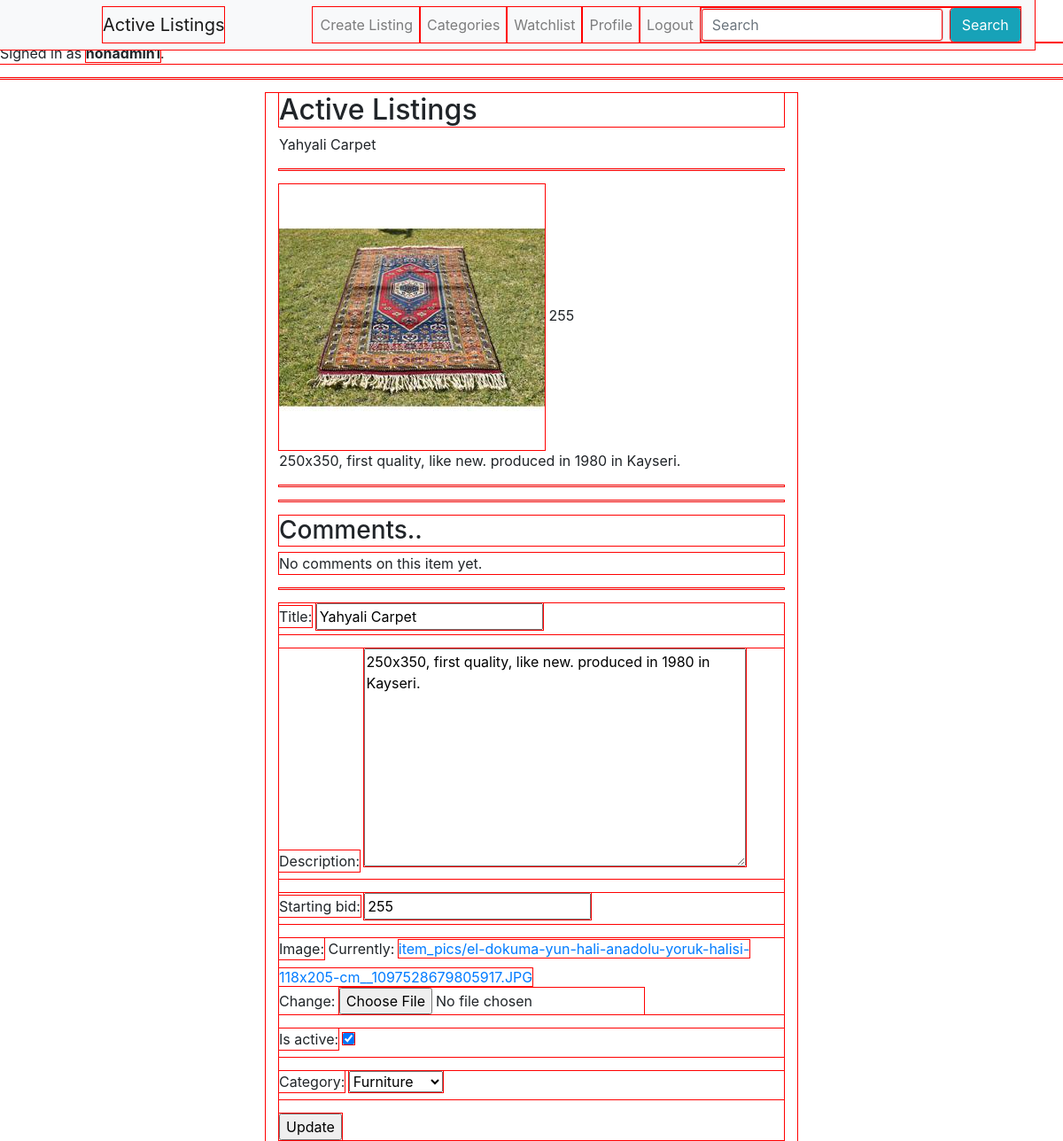
The page /3 (signed in, upper part) on the database as committed earlier.
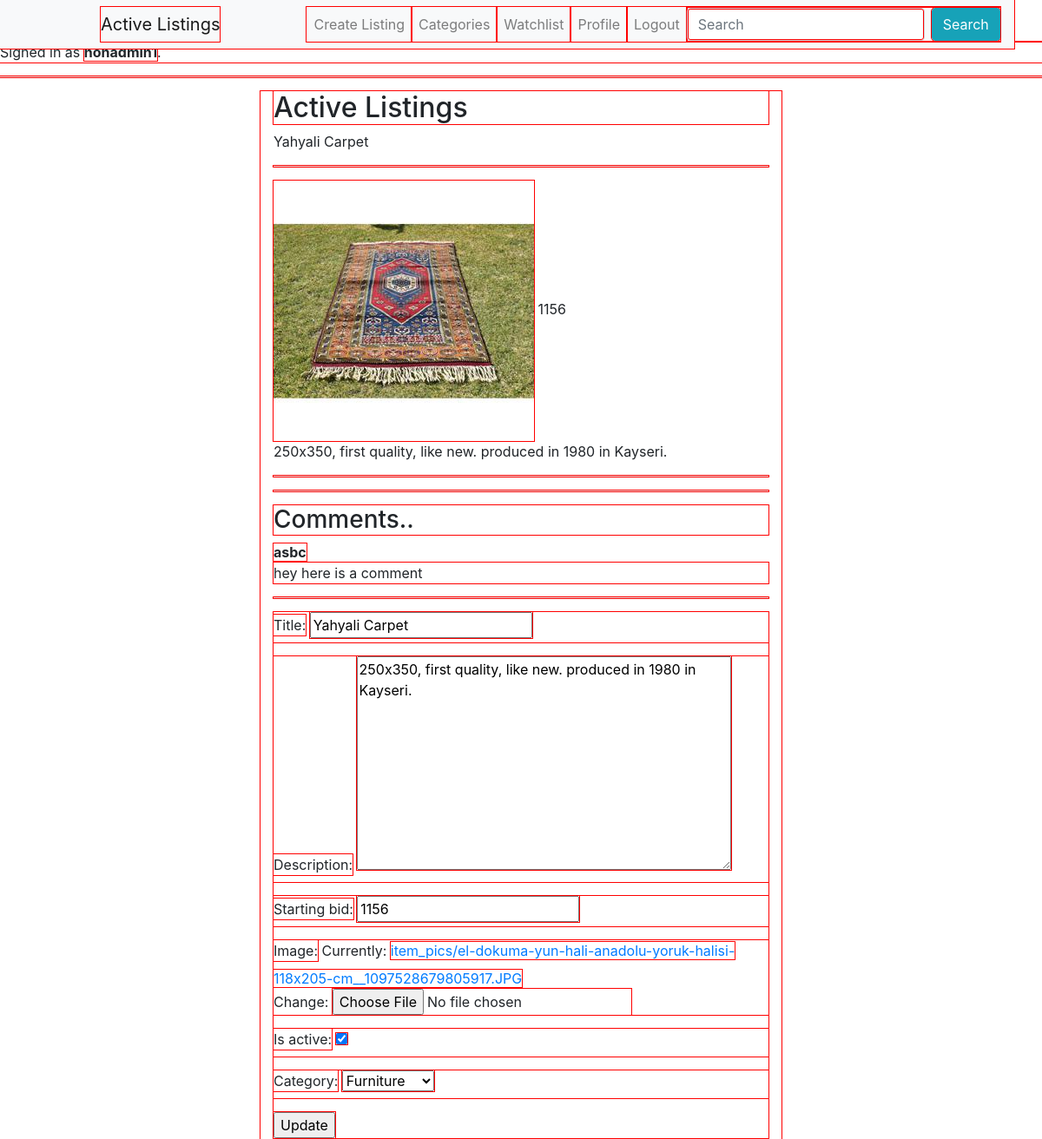
The same page on the database as committed later.
### auctions/models.py (models this page shows, shortened)
class User(AbstractUser):
    pass

class Item(models.Model):
    title = models.CharField(max_length=150)
    description = models.TextField()
    starting_bid = models.IntegerField()
    image = models.ImageField(default="item_pics/default.jpg", upload_to = 'item_pics')
    publisher = models.ForeignKey(User, on_delete = models.CASCADE)
    date_published = models.DateTimeField(default=now)
    is_active = models.BooleanField(default = True)
    category = models.ForeignKey('Category', null=True, blank=True, on_delete=models.CASCADE)

class CommentItem(models.Model):
    commentor = models.ForeignKey(User, blank=False, on_delete=models.CASCADE)
    comment = models.TextField()
    comment_date = models.DateTimeField(default=now)
    item = models.ForeignKey(Item, blank= False, on_delete=models.CASCADE, related_name="comments")
    class Meta:
        ordering = ['comment_date']

### auctions/views.py (the view)
# urls.py: path("<int:pk>", views.ItemDetail, name="item-detail"),
def ItemDetail(request, pk):
    added = False
    is_active = True
    item = Item.objects.get(id=pk)
    update_form = updateItemForm(instance=item)
    comment_form = commentForm(instance=item)
    bid_form = bidForm(instance=item)
    currentUser = WatchList.objects.filter(watching_item=item, watcher= request.user)
    if(currentUser):
        added= True
    context ={
    "added":added,
    "item":item,
    "update_form":update_form,
    "comment_form":comment_form,
    "bid_form":bid_form
    }
    return render(request, "auctions/items_detail.html", context)

### auctions/forms.py
class updateItemForm(forms.ModelForm):
    class Meta:
        model = Item
        fields ="__all__"
        exclude = ['date_published', "publisher"]

class commentForm(forms.ModelForm):
    class Meta:
        model = CommentItem
        fields = "__all__"
        exclude = ["item", "comment_date", "commentor"]

### auctions/models.py (called while the page is built)
    def __str__(self):
        full_path = [self.name]
        k = self.parent
        while k is not None:
            full_path.append(k.name)
            k = k.parent
        return ' -> '.join(full_path[::-1])

### auctions/templates/auctions/items_detail.html (shortened to what this page needs)
{% extends "auctions/layout.html" %}
{% block body %}
    <h2>Active Listings</h2>
    {% if item.is_active %}
    {{ item.title }}
    <hr>
    <img src="{{ item.image.url}}" alt="">
    {{item.starting_bid}}
    <br>
    {{item.description}} <br>
    <hr>
    <hr>
    <h3> Comments.. </h3>
    {% if not item.comments.all %}
        <p>No comments on this item yet.</p>
    {% else %}
    {% for comment in item.comments.all %}
        <strong>
            {{ comment.commentor }}
        </strong>
        <p>
            {{ comment.comment }}
        </p>
    {% endfor %}
    {% endif %}
    <hr>
    {% if user.username %}
    {%  if item.publisher == user %}
    <form method="POST" action="{% url 'update-item' item.id%}" enctype="multipart/form-data">
        {{update_form.as_p}}
        <input type="submit" value="Update" >
    </form>
    {% endif %}
    {% endif %}
    {% else %}
    <p>
        Item is not active!
    </p>
    {% endif %}
{% endblock %}

### auctions/templates/auctions/layout.html (shortened to what this page needs)
{% load static %}
<!DOCTYPE html>
<html lang="en">
    <head>
        <link rel="stylesheet" href="https://stackpath.bootstrapcdn.com/bootstrap/4.4.1/css/bootstrap.min.css">
        <link href="{% static 'auctions/style.css' %}" rel="stylesheet">
    </head>
    <body>
        <h1 class="title">Auctions</h1>
        <div class="isSigned">
            {% if user.is_authenticated %}
                Signed in as <strong>{{ user.username }}</strong>.
            {% else %}
                Not signed in.
            {% endif %}
        </div>
        {% include "auctions/snippet_navbar.html" %}
        <hr>
      <div class="container">
        {% block body %}
        {% endblock %}
      </div>
    </body>
</html>

### auctions/templates/auctions/snippet_navbar.html (shortened to what this page needs)
{% load i18n %}
<nav class="navbar navbar-expand-lg navbar-light bg-light">
    <a class="navbar-brand" href="{% url 'item-list' %}">Active Listings</a>
    <div class="collapse navbar-collapse" id="navbarSupportedContent">
      <ul class="navbar-nav mr-auto">
        <li class="nav-item">
          <a class="nav-link" href="{% url 'create' %}">Create Listing</a>
        </li>
        <li class="nav-item dropdown">
          <a class="nav-link" href="{% url 'list-categories' %}" id="navbarDropdown" role="button" data-toggle="dropdown" aria-haspopup="true" aria-expanded="false">
            Categories
          </a>
        </li>
        <li>
          <a href="{% url 'show-watchlist' %}" class="nav-link">Watchlist</a>
        </li>
        {% if user.is_authenticated %}
        <li>
          <a class="nav-link" href="{% url 'profile' %}">Profile</a>
        </li>
        <li>
          <a class="nav-link" href="{% url 'logout' %}">Logout</a>
        </li>
        {% endif %}
      </ul>
      <form class="form-inline my-2 my-lg-0">
        <input class="form-control mr-sm-2" type="search" placeholder="Search" aria-label="Search">
        <button class="btn btn-info my-2 my-sm-0" type="submit">Search</button>
      </form>
    </div>
  </nav>

### auctions/static/auctions/style.css (style rules this page uses)
* { -webkit-box-sizing: border-box; -moz-box-sizing: border-box; box-sizing: border-box; outline: 1px solid red !important; }
div.container { max-width: 600px; margin: 0 auto; }
.title { max-width: 1200px; margin: 0 auto; }
.isSigned { max-width: 1200px; margin: 0 auto; }
.navbar { position: fixed; top: 0; }
.navbar-brand { margin: 0 100px; }

Rows that differ between the two databases and show on the page:
changed Item "Yahyali Carpet": starting_bid "255" → "1156"
added CommentItem: commentor "asbc", comment "hey here is a comment"
Other text that changed with them:
text no longer shown: "No comments on this item yet."
